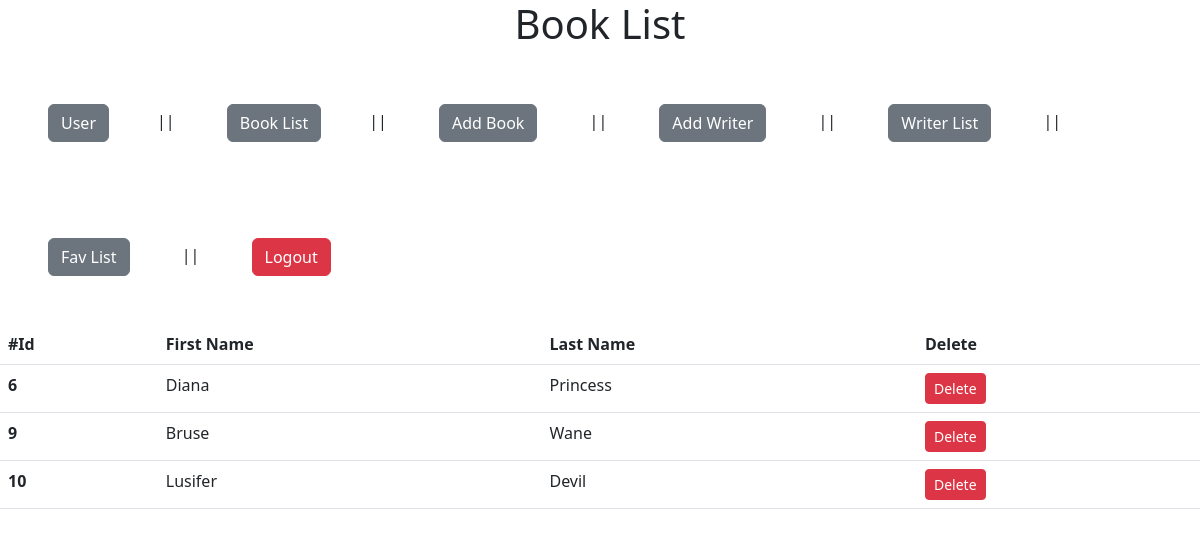
The app's page /writerList/ (signed in), older data.
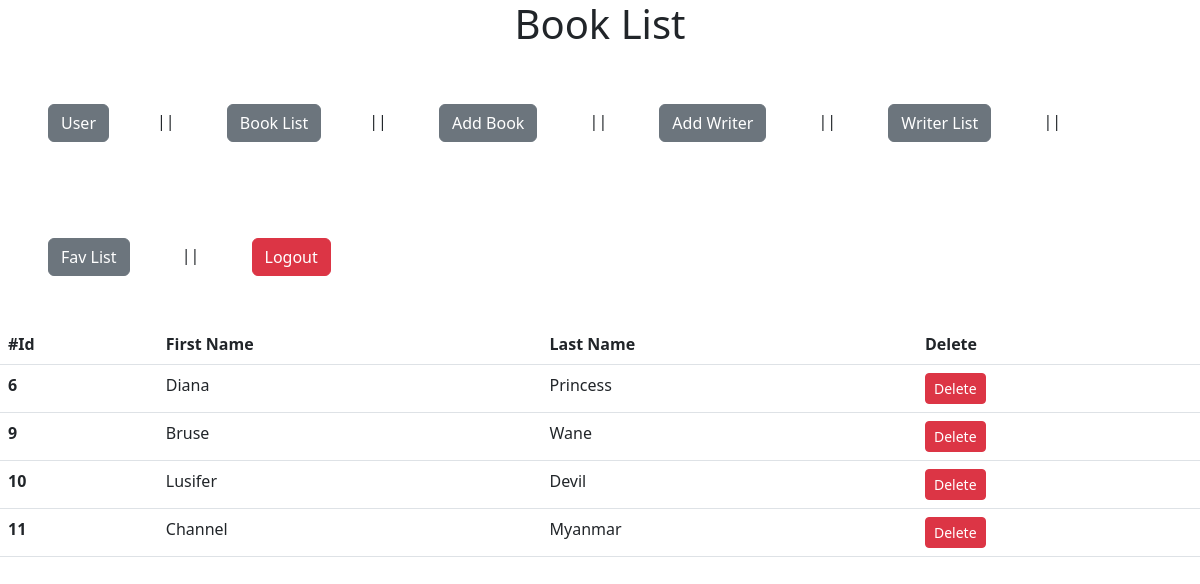
The same page, newer data.
### book/models.py (models this page shows, shortened)
class Writer(models.Model):
    first_name=models.CharField(max_length=10,unique=True)
    last_name=models.CharField(max_length=10)
    age=models.CharField(max_length=2,null=True)
    birthday=models.DateField(null=True)

### book/views.py (the view)
# urls.py: path('writerList/',views.writerList,name='writerList'),
@login_required(login_url='login')
def writerList(request):
    writers=Writer.objects.all()
    context={'writers':writers}
    return render(request, "writer/writerList.html",context)

### templates/writer/writerList.html
{% extends 'main.html' %} {% block context %}
<h1 class="text-center">Book List</h1>
{% include 'nav.html' %}
<div>
  <div>
    <table class="table">
      <thead>
        <tr>
          <th scope="col">#Id</th>
          <th scope="col">First Name</th>
          <th scope="col">Last Name</th>
          <th scope="col">Delete</th>
        </tr>
      </thead>
      <tbody>
        {% for writer in writers %}
        <tr>
          <th scope="row">{{writer.id}}</th>
          <td>{{writer.first_name}}</td>
          <td>{{writer.last_name}}</td>
          <td>
            <a
              class="btn btn-sm btn-danger"
              href="{% url 'deleteWriter' writer.id %}"
              >Delete</a
            >
          </td>
        </tr>
        {% endfor %}
      </tbody>
    </table>
  </div>
</div>
{% endblock context %}

Row changes from the older to the newer data that the page shows:
added Writer: id "11", first_name "Channel", last_name "Myanmar"
